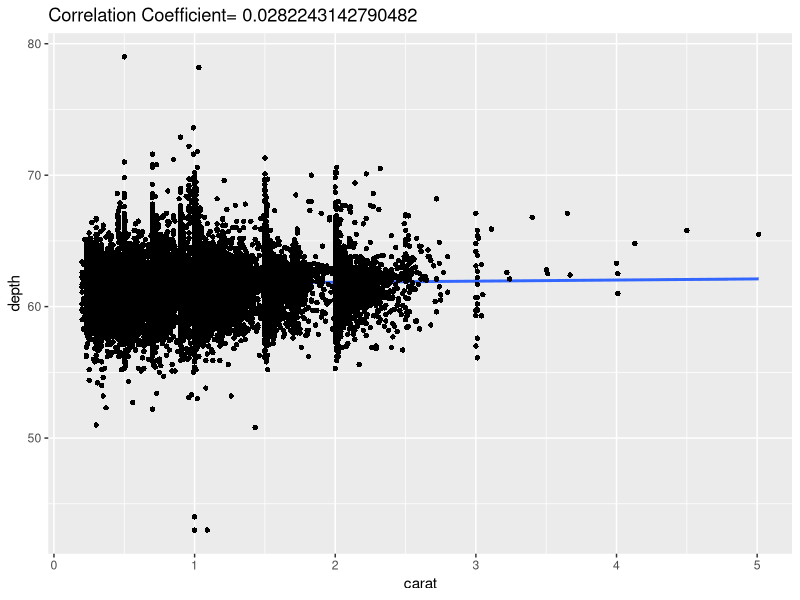
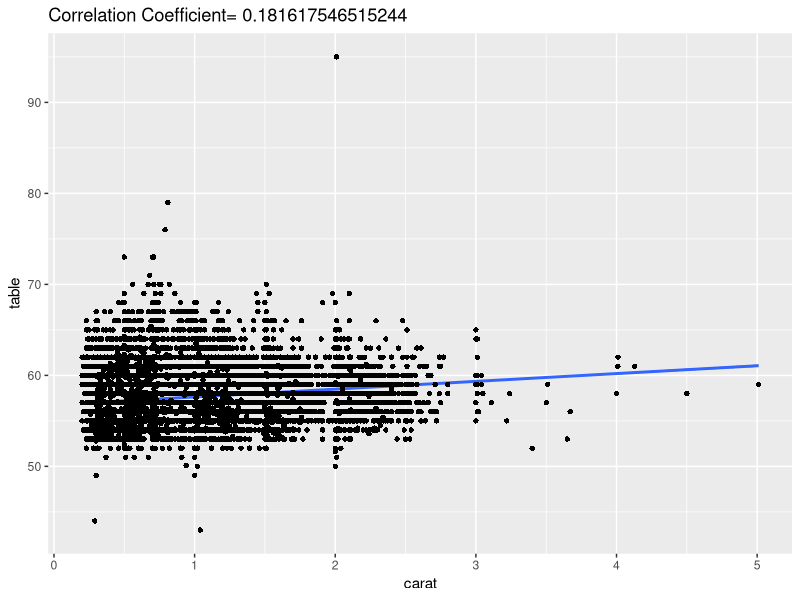
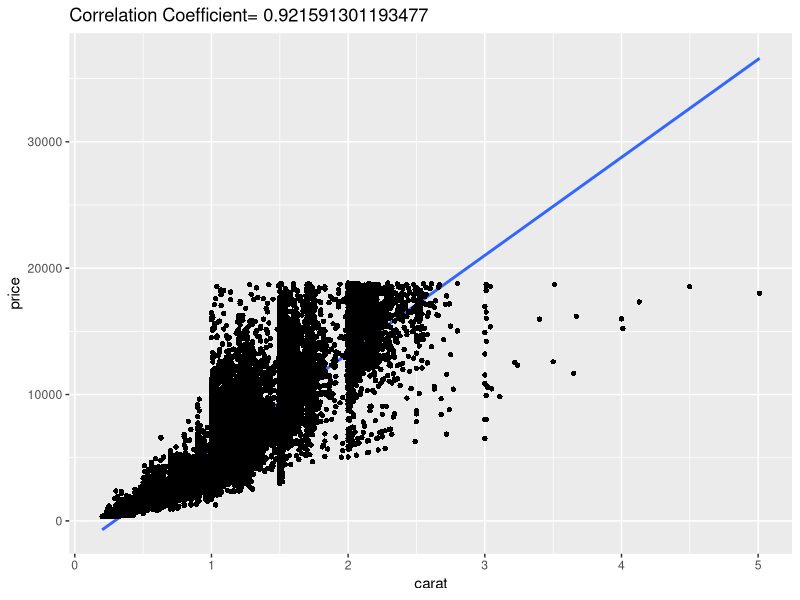
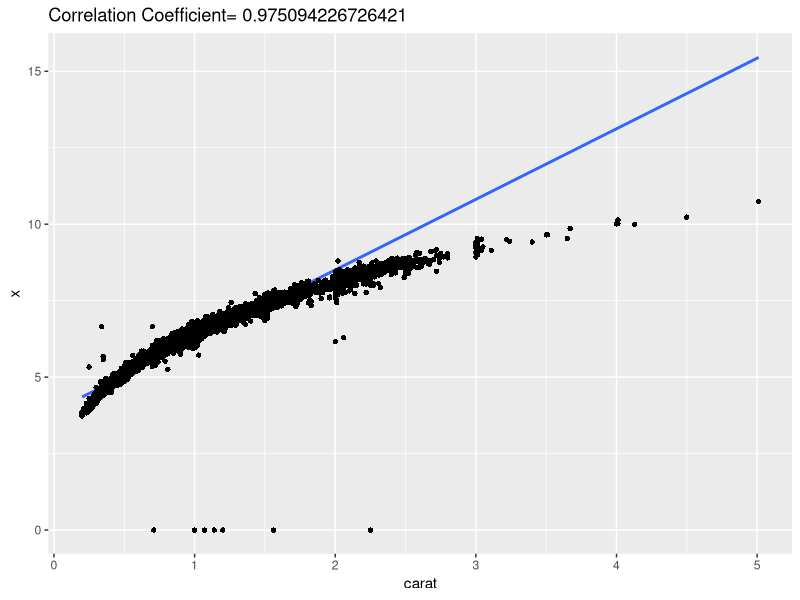
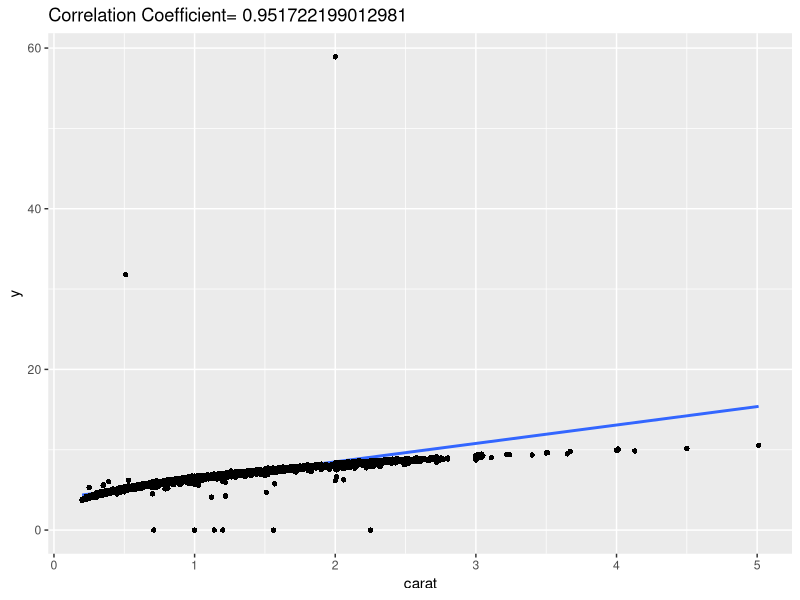
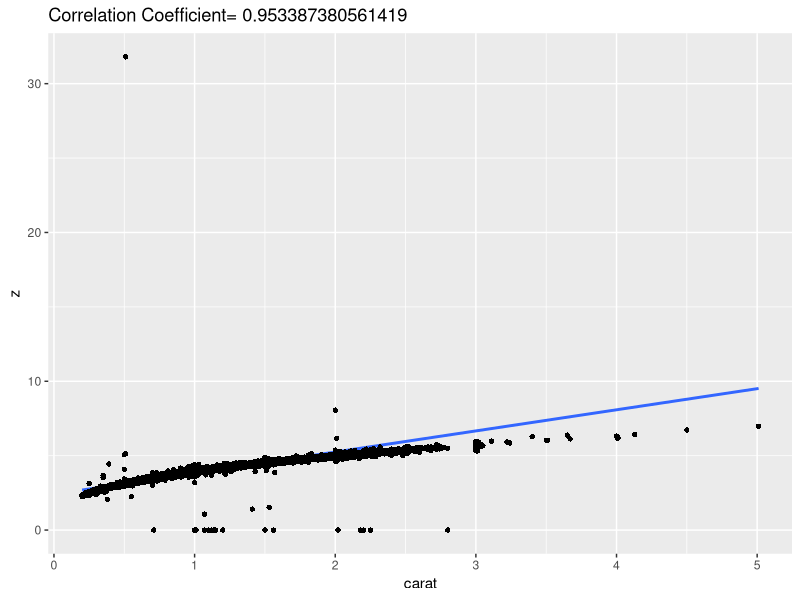
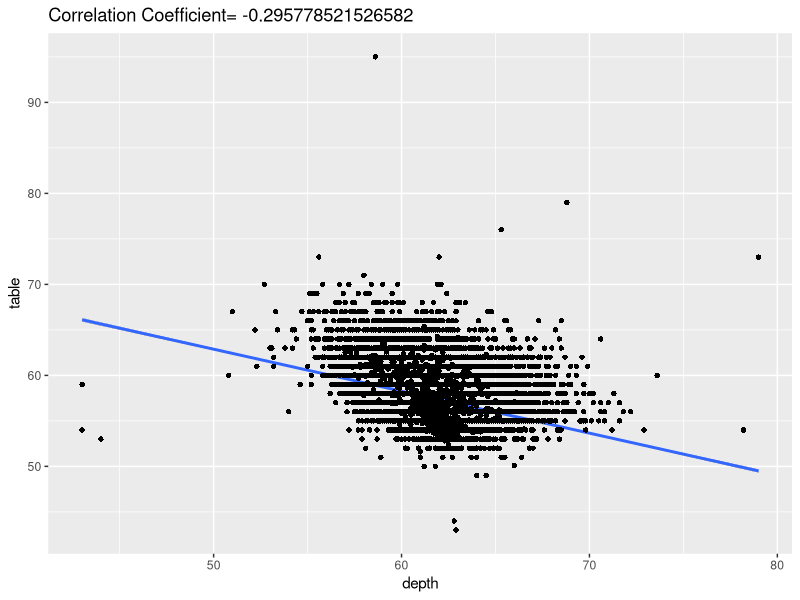
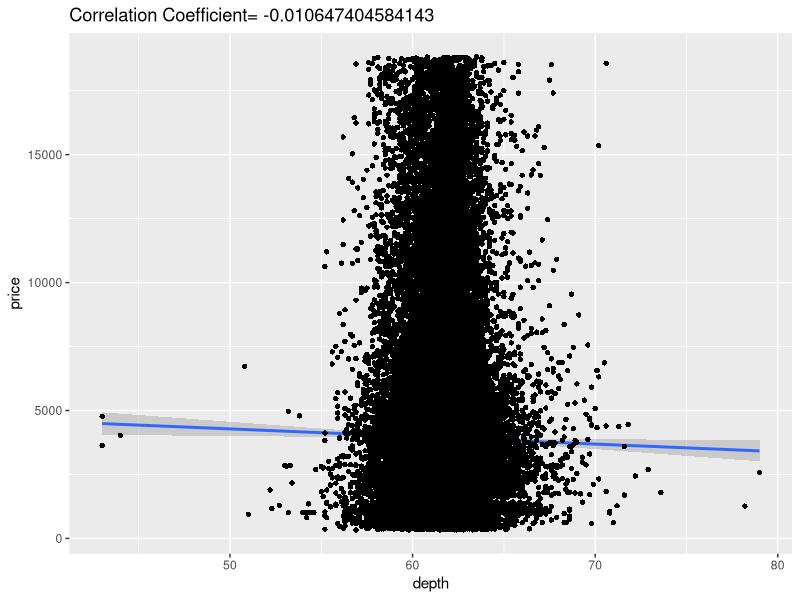

Write R code to recreate these figures, in order.
#1. Figure out how to generically extract all numeric columns from any data frame
#the method developed can be used on any data

require("ggplot2") #uploads the ggplot2 package
data(diamonds) #uploads the data file "diamonds"

extract <- diamonds[sapply(diamonds,is.numeric)] #assign vector to 'extract'
#function sapply checks each column in data for numerical data 
#after all columns are checked, columns with data will be extracted
#returns data in a vector, matrix, or list

str(extract) #displays structure of extract to see the data extracted

#2. Create a data frame that contains each pair of variable names in the first column
#in a single string separated by a -, eg. for x & y, should form "x-y"
#use paste function and Pearson correlation coefficient in second column
#using function that calculates correlation coefficients and don't repeat pairs

correl_coeff= numeric (0) #sets initial value of correl_coeff as 0
#makes sure there are no repeating pairs

for(i in 1:ncol(combn((1:ncol(extract)),2))) #gives combinations of every pair of the variables in 'extract'
#for i counts up by 1 from 1 to last pair
#outer "ncol" function return the number of columns (pairs) in the data

correl_coeff=c(correl_coeff,cor(extract[[combn((1:ncol(extract)),2)[1,i]]],
                                  extract[[combn((1:ncol(extract)),2)[2,i]]]))
#calculates the correlation coefficient of each pair
#places corresponding correlation coefficients in second column, "correl_coeff"

pairs=paste(combn(colnames(extract),2)[1,],'-',combn(colnames(extract),2)[2,],sep='')
#defines 'pairs' as first column with variable pairs with corresponding correlation coefficients
#pastes a '-' between variable names

frame=data.frame(pairs,correl_coeff)
# Creates a new data frame that contains each pair of variable names with corresponding correl coeff

frame #outputs the data frame 

#3 Create and label a scatterplot for every pair of numeric variables
#Add a title to the plot that contains the calculated Pearson correlation coefficient of the plotted pairs
#extract all numeric columns so method can be used in any data frame

require(ggplot2) #loads package ggplot2

data(diamonds) #loads data 'diamonds'

for(i in 1:ncol(combn((1:ncol(extract)),2)))
{
scatterplot <- ggplot(extract,aes(x=extract[[combn((1:ncol(extract)),2)[1,i]]], 
                                  y=extract[[combn((1:ncol(extract)),2)[2,i]]])) +
                      labs(x=combn(colnames(extract),2)[1,i],
                           y=combn(colnames(extract),2)[2,i])+
                      geom_smooth(method=lm) +
                      geom_point(shape=16) + 
                      ## Prof G: Looks like the reference to r in the next line should be frame so
                      ## Prof G: I commented out your line and fixed it.
                      ## Prof G: ggtitle(paste('Correlation Coefficient=',r[i,2]))
                      ggtitle(paste('Correlation Coefficient=',frame[i,2]))
#using data 'extract', the x and y aes records the values of the ith pairs
#labs() labels the x and y aes with the pair names
#geom_smooth() adds a regression line as linear lm
#geom_point() specifies the plotted points to be filled in circles
#ggtitle() pastes the title of the scatterplots with the Correl Coefficient

print(scatterplot) #prints all the scatterplot pairs in separate graphs

}
